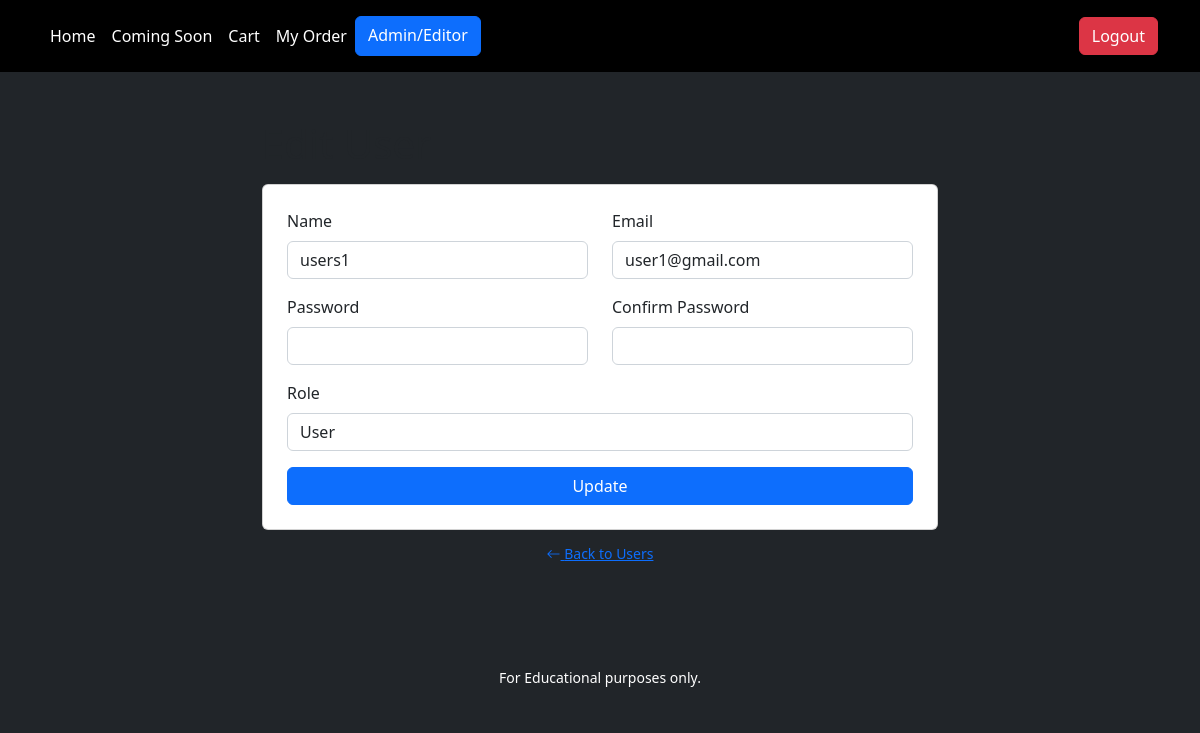
The app's page /manage-users-edit?id=6 (signed in) with its own data.
### tables this page shows
CREATE TABLE `users` (
  `id` int(11) NOT NULL AUTO_INCREMENT,
  `name` varchar(255) NOT NULL,
  `password` varchar(255) NOT NULL,
  `email` varchar(255) NOT NULL,
  `role` varchar(255) NOT NULL DEFAULT 'user',
  `created_at` timestamp NOT NULL DEFAULT current_timestamp() ON UPDATE current_timestamp(),
  PRIMARY KEY (`id`)
);

### includes/class-db.php (called while the page is built, shortened)
<?php
class DB
{
    private $db;
    public function __construct()
    {
        try{
            $this->db = new PDO(
                'mysql:host=devkinsta_db;dbname=Final_project',
                'root',
                '4JqGyoVdUoAAEJxU'
            );
        }catch( PDOException $error ){
            die( "Database connection failed" );
        }
    }
    public static function connect()
    {
        return new self();
    }
    public function select( $sql, $data = [],$is_list = false)
    {
        $statement = $this->db->prepare( $sql );
        $statement->execute($data);
        if ( $is_list ){
            return $statement->fetchAll(PDO::FETCH_ASSOC);
        }else{
            return $statement->fetch(PDO::FETCH_ASSOC);
        }
    }
}

### includes/class-user.php (called while the page is built, shortened)
<?php
class User
{
     public static function getUserById( $user_id )
     {
        return DB::connect()->select(
            'SELECT * FROM users WHERE id = :id',
            [
                'id'=> $user_id
            ]
        );
     }
}

### admins/manage-users-edit.php (the view, shortened to what this page needs)
<?php
$user = User::getUserById( $_GET['id'] );
    require dirname(__DIR__) . '/parts/header.php';
?>
<div class="container mx-auto my-5" style="max-width: 700px;">
    <div class="d-flex justify-content-between align-items-center mb-2">
        <h1 class="h1">Edit User</h1>
    </div>
    <div class="card mb-2 p-4">
        <form method="POST" action="<?php echo $_SERVER["REQUEST_URI"]; ?>">
            <div class="mb-3">
                <div class="row">
                    <div class="col">
                        <label for="name" class="form-label">Name</label>
                        <input type="text" class="form-control" id="name" name="name"
                            value="<?php echo $user['name']; ?>" />
                    </div>
                    <div class="col">
                        <label for="email" class="form-label">Email</label>
                        <input type="email" class="form-control" id="email" name="email"
                            value="<?php echo $user['email']; ?>" />
                    </div>
                </div>
            </div>
            <div class="mb-3">
                <div class="row">
                    <div class="col">
                        <label for="password" class="form-label">Password</label>
                        <input type="password" class="form-control" id="password" name="password" />
                    </div>
                    <div class="col">
                        <label for="confirm-password" class="form-label">Confirm Password</label>
                        <input type="password" class="form-control" id="confirm-password" name="confirm-password" />
                    </div>
                </div>
            </div>
            <div class="mb-3">
                <label for="role" class="form-label">Role</label>
                <select class="form-control" id="role" name="role">
                    <option value="user" <?php echo ( $user['role'] == 'user' ? 'selected' : '' ); ?>>User</option>
                </select>
            </div>
            <div class="d-grid">
                <button type="submit" class="btn btn-primary">Update</button>
            </div>
        </form>
    </div>
    <div class="text-center">
        <a href="/manage-users" class="btn btn-link btn-sm"><i class="bi bi-arrow-left"></i> Back to Users</a>
    </div>
</div>
<?php
require dirname(__DIR__) . '/parts/footer.php';

### assets/css/style.css (style rules this page uses)
* { padding: 0; margin: 0; }

### parts/header.php (style rules this page uses)
body { background: rgb(33, 37, 41); }

### records on screen
users: name "users1", email "user1@gmail.com", role "User"
